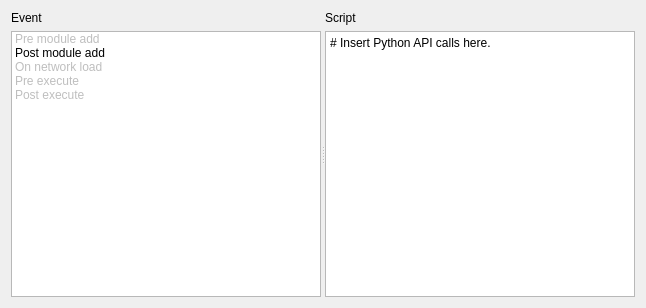
<?xml version="1.0" encoding="UTF-8"?>
<ui version="4.0">
 <class>TriggeredEvents</class>
 <widget class="QDialog" name="TriggeredEvents">
  <property name="geometry">
   <rect>
    <x>0</x>
    <y>0</y>
    <width>646</width>
    <height>308</height>
   </rect>
  </property>
  <property name="windowTitle">
   <string>Dialog</string>
  </property>
  <layout class="QGridLayout" name="gridLayout_3">
   <item row="0" column="0">
    <widget class="QSplitter" name="splitter">
     <property name="orientation">
      <enum>Qt::Horizontal</enum>
     </property>
     <widget class="QWidget" name="">
      <layout class="QGridLayout" name="gridLayout">
       <item row="0" column="0">
        <widget class="QLabel" name="label">
         <property name="text">
          <string>Event</string>
         </property>
        </widget>
       </item>
       <item row="1" column="0">
        <widget class="QListWidget" name="eventListWidget_">
         <item>
          <property name="text">
           <string>Pre module add</string>
          </property>
          <property name="flags">
           <set>ItemIsSelectable|ItemIsDragEnabled|ItemIsUserCheckable</set>
          </property>
         </item>
         <item>
          <property name="text">
           <string>Post module add</string>
          </property>
         </item>
         <item>
          <property name="text">
           <string>On network load</string>
          </property>
          <property name="flags">
           <set>ItemIsSelectable|ItemIsDragEnabled|ItemIsUserCheckable</set>
          </property>
         </item>
         <item>
          <property name="text">
           <string>Pre execute</string>
          </property>
          <property name="flags">
           <set>ItemIsSelectable|ItemIsDragEnabled|ItemIsUserCheckable</set>
          </property>
         </item>
         <item>
          <property name="text">
           <string>Post execute</string>
          </property>
          <property name="flags">
           <set>ItemIsSelectable|ItemIsDragEnabled|ItemIsUserCheckable</set>
          </property>
         </item>
        </widget>
       </item>
      </layout>
     </widget>
     <widget class="QWidget" name="">
      <layout class="QGridLayout" name="gridLayout_2">
       <item row="0" column="0">
        <widget class="QLabel" name="label_2">
         <property name="text">
          <string>Script</string>
         </property>
        </widget>
       </item>
       <item row="1" column="0">
        <widget class="QPlainTextEdit" name="scriptPlainTextEdit_">
         <property name="plainText">
          <string># Insert Python API calls here.</string>
         </property>
        </widget>
       </item>
      </layout>
     </widget>
    </widget>
   </item>
  </layout>
 </widget>
 <resources/>
 <connections/>
</ui>
